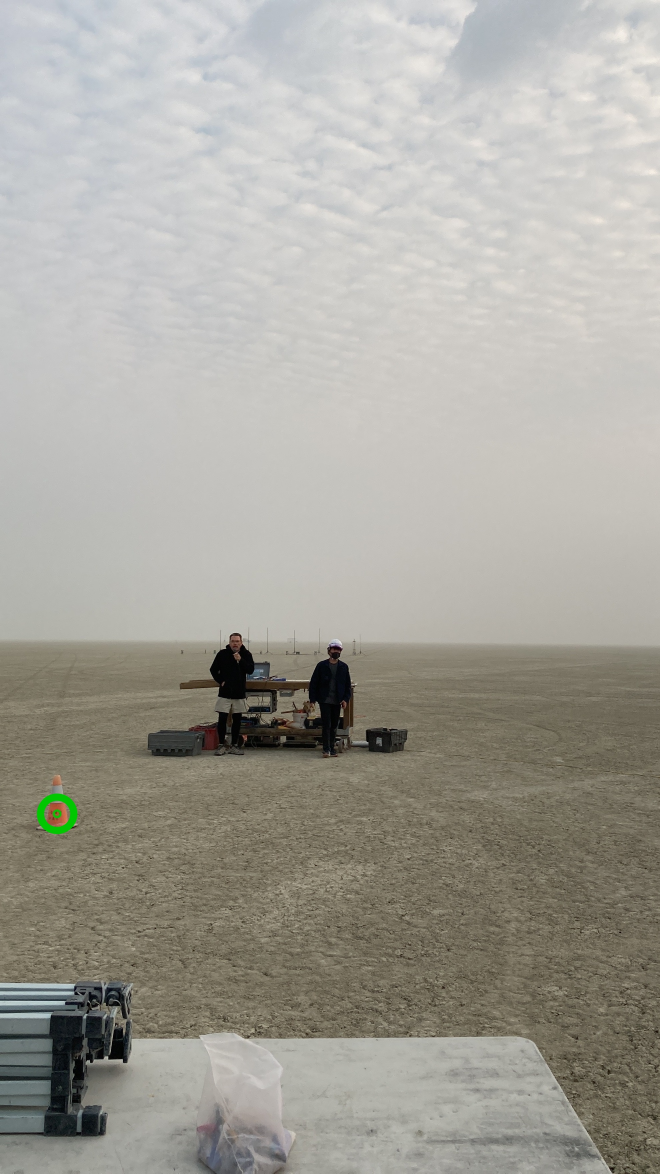
#> input picture IMG_0831.JPG, 1980 x 3520 px (shown at 1/3 size)
$ python -i imageapp_practice.py   (imports and definitions only)
#> lines starting #> are read from the running program, lines starting #| are printed output that depends on the picture
import tkinter as tk#ウィンドウを表示するモジュール
from tkinter import filedialog as fd#ファイルダイアログを使うモジュール
import PIL.Image#画像を扱うモジュール
import PIL.ImageTk##tkinterで作った画面上に画像を表示させるモジュール

# [2 lines not run here, left out]
imageLabel=tk.Label()


###ボタンを押したときの命令を作る###############################

def dispPhoto(path):
#> called with path = 'IMG_0831.JPG'
    image=PIL.Image.open(path).convert('L').resize((32,32)).resize((300,300))
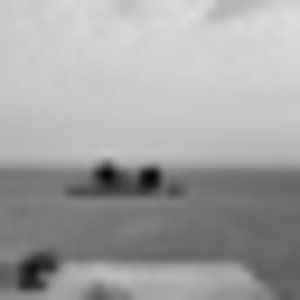
#> image: PIL image 300x300 L; min 6, max 220, mean 163
    #画像ファイルを縮尺変更して読み込む
#> (the run stopped early here; a loop or call above may not have finished)

$ run again, on 001.jpg
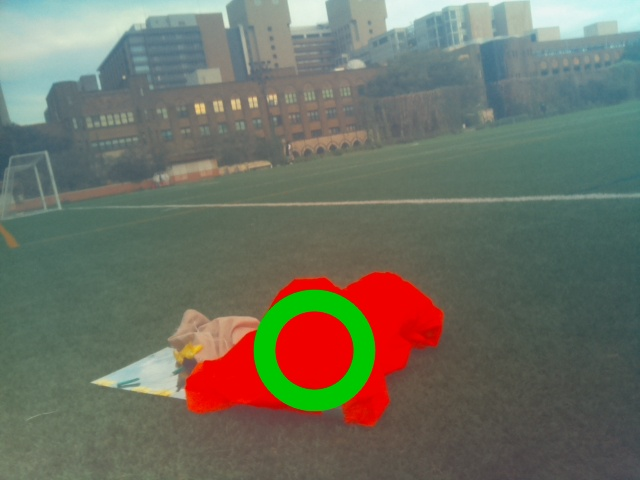
#> input picture 001.jpg, 640 x 480 px
#> in dispPhoto, `image=PIL.Image.open(path).convert('L').resize((32,32)).resize((300,30..`:
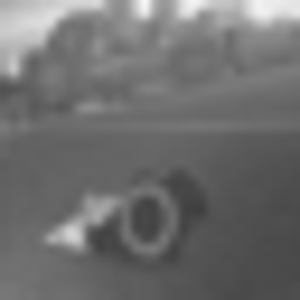
#> image: PIL image 300x300 L; min 63, max 247, mean 110.5
